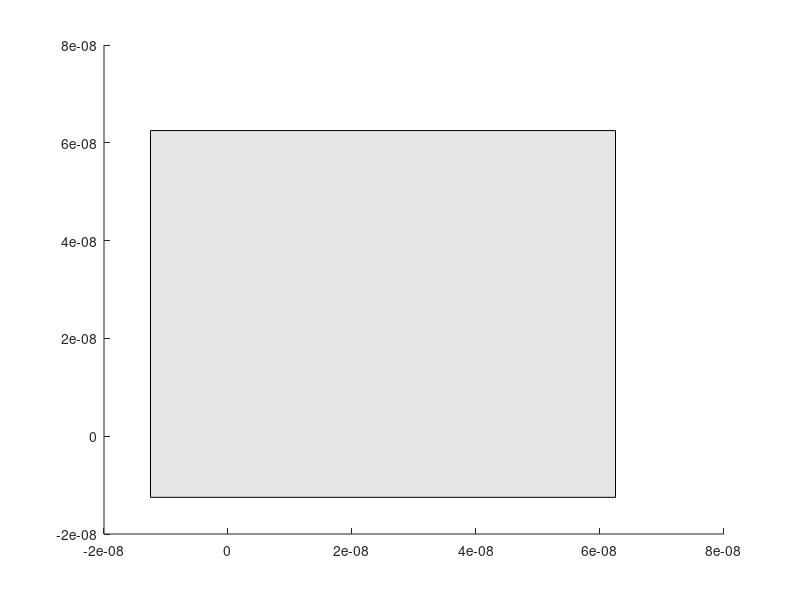

The MATLAB source for this figure: (Note: this script raises an error after producing the figure.)
% %%
% n=[5 5 4]; % размер решётки (n-1)
% global A G d % константы
% d=10^(-8); % шаг решётки
% A=[-3.712*10^(7) 6.079*10^(8) 1.303*10^(8) 1.294*10^(9) -1.950*10^(9) -2.5*10^(9) 3.863*10^(10) 2.529*10^(-10) 1.637*10^(-10) 1.367*10^(-10)]; % порядки!
% G=[51 0 2]*10^(-11);
% P=cell(3,1);
% [x,y,z]=ndgrid(d*(0:n(1)),d*(0:n(2)),d*(0:n(3))); X={x;y;z}; clear x y z
% P=cell(3,1);
% for i=1:3, P{i}=zeros(size(X{1})); end
% for i=1:3, P{i} = ones(size(X{1})).*0.1685; end
% disp([1, 1, 1])
% energies(P)
% for i=1:3, P{i}=zeros(size(X{1})); end
% for i=1:2, P{i} = ones(size(X{1})).*0.1685; end
% disp([1, 1, 0])
% energies(P)
% for i=1:3, P{i}=zeros(size(X{1})); end
% for i=1:1, P{i} = ones(size(X{1})).*0.1685; end
% disp([1, 0, 0])
% energies(P)


%%
function [X,U,P]=polarization
N=3000;
% data = zeros(idivide(int16(N),int16(100)), 2);
data = [];

n=[5 5 4]; % размер решётки (n-1)
global A G d % константы
d=10^(-8); % шаг решётки
A=[-3.712*10^(7) 6.079*10^(8) 1.303*10^(8) 1.294*10^(9) -1.950*10^(9) -2.5*10^(9) 3.863*10^(10) 2.529*10^(-10) 1.637*10^(-10) 1.367*10^(-10)]; % порядки!
G=[51 0 2]*10^(-11);
% d=1;
% A=[-3.712 6.079 1.303 1.294 -1.950 -2.5 3.863 2.529 1.637 1.367]; % порядки!
% G=[51 0 2];

[x,y,z]=ndgrid(d*(0:n(1)),d*(0:n(2)),d*(0:n(3))); X={x;y;z}; clear x y z
P=cell(3,1);
for i=1:3, P{i}=zeros(size(X{1})); end
% задаём значения P при z=0
global fix
fix=false(size(X{1})); fix(:,:,1)=true;

% Сделаем сдвиг на 0.2 через meshgrid (суммарный сдвиг)

for i=1:3
    P{i}(fix) = ones(n(1)+1, n(2)+1)*0.1;
%     P{i}(fix)=(rand(n(1:2)+1)-1/2)*d; 
end

% цикл градиентного спуска
F=energies(P); 
k0=0; 
oo=0;
% while true
for i =1:N
        oo=oo+1;
        [GP,gmax]=gradflow; % градиенты
        if gmax<1e-4*d, break, end % критерий остановки
        mu=min(1,1e-3*d/gmax); f=step_along(P,GP,mu); f_=f;
        k=0;
        % определяем интервал одномерного поиска
        if f>F
            while f>F, f=f_; mu=mu/2; f_=step_along(P,GP,mu); end
            mu=2*mu; k=k+1;
        else       
            while f<=f_, f_=f; mu=2*mu; f=step_along(P,GP,mu); k=k+1; end
        end
        if k>k0,k0=k; end
        if f-2*f_+F == 0
            disp([f f_ F])
            break
        end
        mu=mu/4*(1-2*(f_-F)/(f-2*f_+F));
        [F,P]=step_along(P,GP,mu);
        if mod(oo,100)==0 
            data(idivide(int16(oo),int16(100)), 1) = oo;
            data(idivide(int16(oo),int16(100)), 2) = F;
            
        end
        
end
% P{1}
% P{2}
% P{3}
% [F, FL, FG] = energies_arr(P);
% F
% FL
% FG
F
% save('data_polarization.mat','data', 'X', 'P')
visual(X,P)
disp([oo k0])

end

%% ========================================================================
function [F,P]=step_along(P,GP,mu)
% энергия после шага в направлении антиградиента: U -> (U - mu*dU)
for i=1:3, P{i}=P{i}-mu*GP{i}; end
F=energies(P);
end

%% ========================================================================
function [F,FL,FG]=energies_arr(P0)
% вычисление энергии и её составляющих
global A G d P dP
% считаем производные на решётке и деформации
dP=derivatives(P0); P=P0;
i1=[1 5 9 6 3 2]; i2=[1 5 9 8 7 4]; % для нумерации по Фойгту
% квадраты и 4-е степени для ускорения счёта
q12=P{1}.^2; q22=P{2}.^2; q32=P{3}.^2; q14=q12.^2; q24=q22.^2; q34=q32.^2;
FL=A(1)*(q12+q22+q32)...
    +A(2)*(q14+q24+q34)...
    +A(3)*(q12.*q22+q22.*q32+q12.*q32)...
    +A(4)*(q12.*q14+q22.*q24+q32.*q34)...
    +A(5)*(q14.*(q22+q32)+q24.*(q12+q32)+q34.*(q12+q22))...
    +A(6)*q12.*q22.*q32...
    +A(7)*(q14.^2+q24.^2+q34.^2)...
    +A(8)*(q12.*q14.*(q22+q32)+q22.*q24.*(q12+q32)+q32.*q34.*(q12+q32))...
    +A(9)*(q14.*q24+q24.*q34+q14.*q34)...
    +A(10)*(q14.*q22.*q32+q24.*q12.*q32+q34.*q12.*q22);
FG=G(1)/2*(dP{1,1}.^2+dP{2,2}.^2+dP{3,3}.^2)...
    +G(2)*(dP{1,1}.*dP{2,2}+dP{2,2}.*dP{3,3}+dP{1,1}.*dP{3,3})...
    +G(3)/2*(dP{1,2}.^2+dP{2,1}.^2+dP{2,3}.^2+dP{3,2}.^2+dP{3,1}.^2+dP{1,3}.^2);
% FL=sum(FL(:));
% F=FL; % * d^3 ?
F=FL+FG; % * d^3 ?
end
%% ========================================================================
function [F,FL,FG]=energies(P0)
% вычисление энергии и её составляющих
global A G d P dP
% считаем производные на решётке и деформации
dP=derivatives(P0); P=P0;
i1=[1 5 9 6 3 2]; i2=[1 5 9 8 7 4]; % для нумерации по Фойгту
% квадраты и 4-е степени для ускорения счёта
q12=P{1}.^2; q22=P{2}.^2; q32=P{3}.^2; q14=q12.^2; q24=q22.^2; q34=q32.^2;
FL=A(1)*(q12+q22+q32)...
    +A(2)*(q14+q24+q34)...
    +A(3)*(q12.*q22+q22.*q32+q12.*q32)...
    +A(4)*(q12.*q14+q22.*q24+q32.*q34)...
    +A(5)*(q14.*(q22+q32)+q24.*(q12+q32)+q34.*(q12+q22))...
    +A(6)*q12.*q22.*q32...
    +A(7)*(q14.^2+q24.^2+q34.^2)...
    +A(8)*(q12.*q14.*(q22+q32)+q22.*q24.*(q12+q32)+q32.*q34.*(q12+q32))...
    +A(9)*(q14.*q24+q24.*q34+q14.*q34)...
    +A(10)*(q14.*q22.*q32+q24.*q12.*q32+q34.*q12.*q22);
FG=G(1)/2*(dP{1,1}.^2+dP{2,2}.^2+dP{3,3}.^2)...
    +G(2)*(dP{1,1}.*dP{2,2}+dP{2,2}.*dP{3,3}+dP{1,1}.*dP{3,3})...
    +G(3)/2*(dP{1,2}.^2+dP{2,1}.^2+dP{2,3}.^2+dP{3,2}.^2+dP{3,1}.^2+dP{1,3}.^2);
% FL=sum(FL(:));
% F=FL; % * d^3 ?
FL=sum(FL(:)); FG=sum(FG(:));
F=FL+FG; % * d^3 ?
end

%% ========================================================================
function D=derivatives(V)
% вычисляем производные векторного поля на решётке: внутренние узлы по
% формулам 2-го порядка, граничные - по формулам 1-го порядка
% компоненты поля V - массив cell(3,1)
global d
D=cell(3,3); for i=1:9, D{i}=zeros(size(V{1})); end
for i=1:3, V{i}=V{i}/d/2; end % сразу учитываем шаг решётки
for i=1:3
    D{i,1}(2:end-1,:,:)=V{i}(3:end,:,:)-V{i}(1:end-2,:,:);
    D{i,1}([1 end],:,:)=2*cat(1,V{i}(2,:,:)-V{i}(1,:,:),V{i}(end,:,:)-V{i}(end-1,:,:));
    D{i,2}(:,2:end-1,:)=V{i}(:,3:end,:)-V{i}(:,1:end-2,:);
    D{i,2}(:,[1 end],:)=2*cat(2,V{i}(:,2,:)-V{i}(:,1,:),V{i}(:,end,:)-V{i}(:,end-1,:));
    D{i,3}(:,:,2:end-1)=V{i}(:,:,3:end)-V{i}(:,:,1:end-2);
    D{i,3}(:,:,[1 end])=2*cat(3,V{i}(:,:,2)-V{i}(:,:,1),V{i}(:,:,end)-V{i}(:,:,end-1));
end
end

%% ========================================================================
function [GP,gmax]=gradflow
% вычисляем градиент - производные энергии по (P1,P2,P3) и (U1,U2,U3) каждого узла
global A C Q G d E P dP fix
GP=cell(3,1);
% вспомогательные переменные для ускорения счёта
q2=cell(3,1); q4=q2; q6=q2; PP=q2; P2=0; P4=0; P6=0;
for i=1:3
    q2{i}=P{i}.^2; q4{i}=q2{i}.^2; q6{i}=q2{i}.^3;
    P2=P2+q2{i}; P4=P4+q4{i}; P6=P6+q6{i};
end
PP{1}=q2{2}.*q2{3}; PP{2}=q2{1}.*q2{3}; PP{3}=q2{1}.*q2{2};
% локальная часть
for i=1:3
    % производная энергии Ландау
    GP{i}=A(1)+2*A(2)*q2{i}+A(3)*(P2-q2{i})+3*A(4)*q4{i}...
        +A(5)*(2*q2{i}.*(P2-q2{i})+(P4-q4{i}))+A(6)*PP{i}+4*A(7)*q6{i}...
        +A(8)*(3*q4{i}.*(P2-q2{i})+P6-q6{i})+2*A(9)*q2{i}.*(P4-q4{i})...
        +A(10)*PP{i}.*(q2{i}+P2);
    GP{i}=2*P{i}.*GP{i};
end
% нелокальная часть
g=G/2/d; % если нужны конечные разности, то не делить на d!
for i=1:3
    per=[i:3 1:i-1]; % перестановка размерностей
    i1=per(1); i2=per(2); i3=per(3);
    % производные по компонентам вектора P
    % производные "вдоль", типа P1,1
    T=g(1)*dP{i1,i1}+g(2)*(dP{i2,i2}+dP{i3,i3});
    GP{i1}=GP{i1}+gradflow_local(T,i1);
    % производные "поперёк", типа P1,2 и P1,3
    T=g(3)*dP{i1,i2};
    GP{i1}=GP{i1}+gradflow_local(T,i2);
    T=g(3)*dP{i1,i3};
    GP{i1}=GP{i1}+gradflow_local(T,i3);
    % GP{i1}(fix)=0; % для фиксированных узлов
end
% максимальная длина градиента P
gmax=sqrt(max(GP{1}(:).^2+GP{2}(:).^2+GP{3}(:).^2));
end
%% ========================================================================
function D=gradflow_local(T,dim)
% преобразование массива в разностный вдоль размерности dim 
% (вспомог. функция для gradflow)
D=zeros(size(T)); Z=false(size(T));
n=size(T); ind={1:n(1) 1:n(2) 1:n(3)};
% внутренние слои
ind{dim}=2:n(dim)-1; Z(ind{:})=true; ind0=Z; Z(:)=false;
ind{dim}=3:n(dim); Z(ind{:})=true; ind1=Z; Z(:)=false;
ind{dim}=1:n(dim)-2; Z(ind{:})=true; ind2=Z; Z(:)=false;
D(ind1)=T(ind0); D(ind2)=D(ind2)-T(ind0);
% граничные и приграничные слои
ind{dim}=[1 n(dim)]; Z(ind{:})=true; ind0=Z; Z(:)=false;
ind{dim}=[2 n(dim)]; Z(ind{:})=true; ind1=Z; Z(:)=false;
ind{dim}=[1 n(dim)-1]; Z(ind{:})=true; ind2=Z;
D(ind1)=D(ind1)+2*T(ind0); D(ind2)=D(ind2)-2*T(ind0);
end

%% ========================================================================
function visual(X,P)
% визуализация решётки с деформациями и поляризацией
dx=zeros(3,1); xmin=dx; X1=X; G=dx; G1=dx;
d=X{1}(2,1,1)-X{1}(1,1,1); % шаг решётки
for i=1:3, xmin(i)=min(X{i}(:)); dx(i)=max(X{i}(:))-xmin(i); end
% строим подложку
patch(xmin(1)+[-1 5 5 -1]/4*dx(1),xmin(2)+[-1 -1 5 5]/4*dx(2),[0 0 0 0],...
    'facecolor',0.9*[1 1 1])
% находим максимальные смещения и поляризации
pmax=P{1}.^2+P{2}.^2+P{3}.^2;
pmax=sqrt(max(pmax(:)));
% нормируем векторные поля с учётом размера ячейки
for i=1:3
    P{i}=(3/4*d/pmax)*P{i}; X1{i}=X{i};
end
% строим исходную и деформированную решётки
for i=1:3
    x=X; x1=X1; per=[i:3 1:i-1];
    for j=1:3
        x{j}=permute(x{j},per); x{j}(end+1,:,:)=NaN;
        x1{j}=permute(x1{j},per); x1{j}(end+1,:,:)=NaN;
    end
    G(i)=line(x{1}(:),x{2}(:),x{3}(:),'color',[1 0 0 0.2],'linewidth',0.1);
    G1(i)=line(x1{1}(:),x1{2}(:),x1{3}(:),'color',[0 0 1 0.5],'linewidth',1);
end
axis equal, hold on
% строим векторы поляризации
for i=1:3, XP{i}=[X1{i}(:) X1{i}(:)+P{i}(:)]'; end
line(XP{1},XP{2},XP{3},'color',[0.9 0.4 0.1],'linewidth',2.5)
scatter3(X1{1}(:),X1{2}(:),X1{3}(:),'MarkerEdgeColor','k',...
    'MarkerFaceColor',[0 .75 .75],'SizeData',35)
axis tight
end